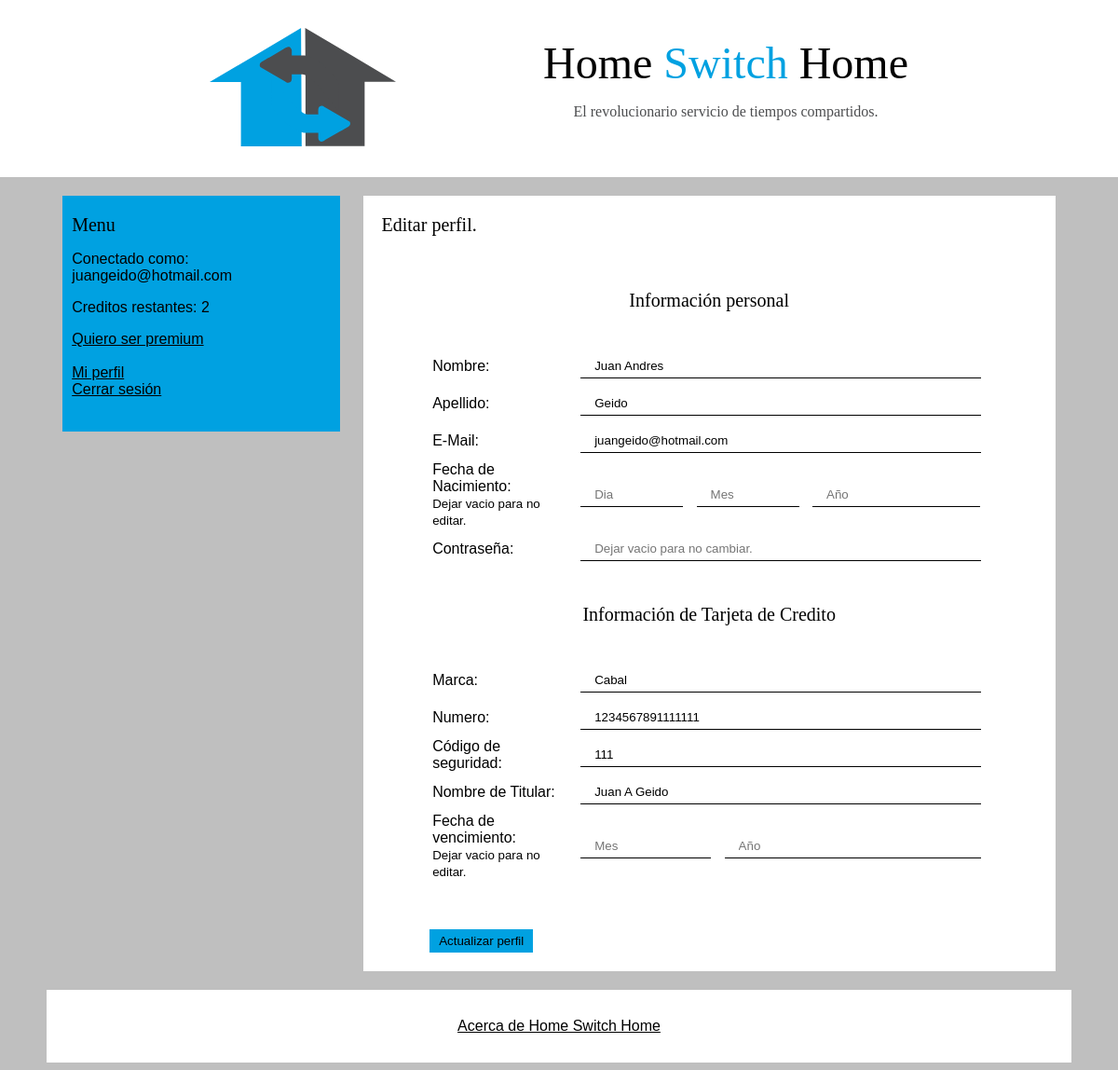
/editar-perfil.php (signed in), run on the app's committed database.
### tables this page shows
CREATE TABLE `usuarios` (
  `id` int(4) NOT NULL,
  `nombre` varchar(32) NOT NULL DEFAULT '',
  `apellido` varchar(32) NOT NULL DEFAULT '',
  `nacimiento` datetime NOT NULL DEFAULT '0000-00-00 00:00:00',
  `email` varchar(50) NOT NULL DEFAULT '',
  `clave` varchar(32) NOT NULL DEFAULT '',
  `cc_numero` varchar(16) NOT NULL,
  `cc_marca` varchar(32) NOT NULL,
  `cc_segur` varchar(3) NOT NULL,
  `cc_titular` varchar(50) NOT NULL DEFAULT '',
  `cc_vencimiento` datetime NOT NULL DEFAULT '0000-00-00 00:00:00',
  `rango` int(4) NOT NULL DEFAULT '0',
  `tokens` int(4) NOT NULL DEFAULT '2',
  `tokens_upd` datetime NOT NULL DEFAULT CURRENT_TIMESTAMP
);

### componentes/funciones-usuarios.php (called while the page is built, shortened)
<?php
class sesion{
	function estaLogeado($con) {
		if(isset($_SESSION['id'])){
			$sql = mysqli_query($con, "SELECT tokens_upd FROM usuarios WHERE id=".$_SESSION['id']);
			$chequeo = mysqli_fetch_array($sql);
			return true;
		} else {
			return false;
		}
	}
	function obtenerDatosUsuario() {
		$con = conectar();
		$sql = mysqli_query($con, "SELECT * FROM usuarios WHERE id=".$_SESSION['id']);
		$retorno = mysqli_fetch_array($sql);
		return $retorno;
	}
	function esPremium() {
		$con = conectar();
		$sql = mysqli_query($con, "SELECT rango FROM usuarios WHERE id=".$_SESSION['id']);
		$resultado = mysqli_fetch_array($sql);
		if ($resultado['rango'] >= 1) {
			return true;
		} else {
			return false;
		}
	}
}
?>

### editar-perfil.php (the view, shortened to what this page needs)
<?php
	include('componentes/funciones-usuarios.php');
	$con = conectar();
	$sesion = new sesion;
	$logeado = $sesion->estaLogeado($con);
	$datosUsuario = $sesion->obtenerDatosUsuario();
?>
<!DOCTYPE html>
<html>
<head>
	<link rel="stylesheet" type="text/css" href="estilo.css">
</head>
<body>
	<div class="cabezera">
		<?php include('modulos/cabezera.php') ?>
	</div>
	<div class="contenedor">
		<div class="sidebar">
			<?php include('modulos/sidebar.php') ?>
		</div>
		<div class="pagina">
			<span id="subtitulo">Editar perfil.</span>
			<form class="formulario" method="post" action="editar-perfil.php?editando=1">
				<span>&nbsp;</span>
				<center><p id="subtitulo">Información personal</p></center>
				<span>&nbsp;</span>
				<table>
					<tr>
						<td style="width: 200px;">
							<span>Nombre:</span>
						</td>
						<td>
							<input maxlength="32" value="<?php echo utf8_decode($datosUsuario['nombre']); ?>" name="nom" class="campo-formulario" id="nom">
						</td>
					</tr>
					<tr>
						<td style="width: 200px;">
							<span>Apellido:</span>
						</td>
						<td>
							<input maxlength="64" value="<?php echo utf8_decode($datosUsuario['apellido']); ?>" name="ape" class="campo-formulario" id="ape">
						</td>
					</tr>
					<tr>
						<td style="width: 200px;">
							<span>E-Mail:</span></td>
						<td>
							<input maxlength="64" value="<?php echo utf8_decode($datosUsuario['email']); ?>" name="email" class="campo-formulario" id="email">
						</td>
					</tr>
					<tr>
						<td style="width: 200px;">
							<span>Fecha de Nacimiento:</br><small>Dejar vacio para no editar.</small></span></td>
						<td>
							<input maxlenght="2" placeholder="Dia" style="width: 80px;" name="nac_dia" type="number" class="campo-formulario" id="nac_dia">
							<input maxlenght="2" placeholder="Mes" style="width: 80px;" name="nac_mes" type="number" class="campo-formulario" id="nac_mes">
							<input maxlenght="4" placeholder="Año" style="width: 150px;" name="nac_anno" type="number" class="campo-formulario" id="nac_anno">
						</td>
					</tr>
					<tr>
						<td style="width: 200px;">
							<span>Contraseña:</span></td>
						<td>
							<input name="clv" type="password" class="campo-formulario" placeholder="Dejar vacio para no cambiar." id="clv">
						</td>
					</tr>
				</table>
				<span>&nbsp;</span>
				<center><p id="subtitulo">Información de Tarjeta de Credito</p></center>
				<span>&nbsp;</span>
				<table>
					<tr>
						<td style="width: 200px;">
							<span>Marca:</span>
						</td>
						<td>
							<input maxlenght="16" value="<?php echo utf8_decode($datosUsuario['cc_marca']); ?>" name="cc_marca" class="campo-formulario" id="cc_marca">
						</td>
					</tr>
					<tr>
						<td style="width: 200px;">
							<span>Numero:</span>
						</td>
						<td>
							<input type="number" value="<?php echo utf8_decode($datosUsuario['cc_numero']); ?>" maxlenght="16" placeholder="16 caracteres" name="cc_num" class="campo-formulario" id="cc_num">
						</td>
					</tr>
					<tr>
						<td style="width: 200px;">
							<span>Código de seguridad:</span>
						</td>
						<td>
							<input type="number" value="<?php echo utf8_decode($datosUsuario['cc_segur']); ?>" maxlenght="16" placeholder="3 caracteres" name="cc_seg" class="campo-formulario" id="cc_seg">
						</td>
					</tr>
					<tr>
						<td style="width: 200px;">
							<span>Nombre de Titular:</span>
						</td>
						<td>
							<input maxlenght="16" value="<?php echo utf8_decode($datosUsuario['cc_titular']); ?>" name="cc_titular" class="campo-formulario" id="cc_titular">
						</td>
					</tr>
					<tr>
						<td style="width: 200px;">
							<span>Fecha de vencimiento:</br><small>Dejar vacio para no editar.</small></span>
						</td>
						<td>
							<input maxlenght="2" placeholder="Mes" style="width: 110px;" name="cc_venc_mes" type="number" class="campo-formulario" id="cc_venc_mes">
							<input maxlenght="4" placeholder="Año" style="width: 245px;" name="cc_venc_anno" type="number" class="campo-formulario" id="cc_venc_anno">
						</td>
					</tr>
				</table>
				<p>&nbsp;</p>
				<input class="boton" type="submit" value="Actualizar perfil">
			</form>
		</div>
	</div>
	<div class="footer">
		<?php include('modulos/footer.php') ?>
	</div>
</body>
</html>

### modulos/sidebar.php (shortened to what this page needs)
<span id="subtitulo">
	Menu
</span>
<?php
if ($logeado) {
?>
<p>Conectado como:</br><?=$_SESSION['email']?></p>
<p>Creditos restantes: <?php echo $datosUsuario['tokens']?></p>
<p>
	<?php
		if (!$sesion->esPremium()) {
	?>
		<a href="ser-premium.php">Quiero ser premium</a></br>&nbsp;</br>
	<?php
		}
	?>
	<a href="perfil.php">Mi perfil</a></br>
	<a href="modulos/cerrar-sesion.php">Cerrar sesión</a></br>
</p>
<?php
}
?>

### estilo.css (style rules this page uses)
body { background-color: #BFBFBF; color: black; font-family: Liberation Sans; }
a { color: black; }
.cabezera { z-index: -1; position: absolute; top: 0px; left: 0px; right: 0px; width: 100%; background-color: #FFFFFF; color: #4C4D4F; height: 0px; padding-top: 40px; padding-bottom: 150px; }
.contenedor { width: 90%; max-width: 1100px; min-width: 1000px; margin-top: 210px; margin-left: auto; margin-right: auto; }
.sidebar { float: left; width: 27%; background-color: #00A1E1; padding-left: 10px; padding-top: 20px; padding-bottom: 20px; }
.footer { width: 90%; max-width: 1040px; margin-left: auto; margin-right: auto; padding: 30px; margin-top: 20px; background: white; }
.pagina { float: right; width: 66%; background-color: white; padding-left: 20px; padding-right: 20px; padding-top: 20px; padding-bottom: 20px; }
.formulario { width: 600px; margin-left: auto; margin-right: auto; margin-top: 20px; }
#subtitulo { font-size: 20px; font-family: tahoma; }
.boton { background-color: #00A1E1; padding: 5px; padding-right: 10px; padding-left: 10px; border-width: 0px; }
.campo-formulario { padding: 5px; padding-right: 15px; padding-left: 15px; margin: 5px; border: 0; border-bottom: 1px solid black; width: 400px; }

### data on the page
usuarios: tokens "2", nom "Juan Andres", ape "Geido", email "juangeido@hotmail.com", cc_marca "Cabal", cc_num "1234567891111111", cc_seg "111", cc_titular "Juan A Geido"

### other printed values
$_SESSION['email'] "juangeido@hotmail.com"
